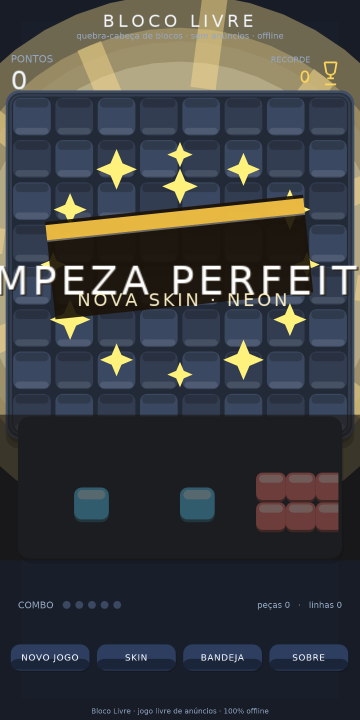
#> input picture screenshots/07_clear.png, 720 x 1440 px, found by its file name (shown at 1/2 size)
$ python r14_f11_crops.py
#> lines starting #> are read from the running program, lines starting #| are printed output that depends on the picture
#!/usr/bin/env python3
"""R14 pass 11: save crops for viewing + final measurements (skin variety, hero top, y535 line A/B)."""
import os
from PIL import Image

R14 = "/home/z/my-project/critic_shots/r14"
R13 = "/home/z/my-project/critic_shots/r13"
OUT = "/tmp/critic_crops_r14"
os.makedirs(OUT, exist_ok=True)

def save_crop(src, box, name):
#> called with box = (240, 180, 560, 400), name = 'r14_star_gap_shadow.png'
    im = Image.open(src).convert("RGB")
#> im is the input picture: PIL image 720x1440 RGB; mean R, G, B 60.5, 62.6, 64.7
    im.crop(box).save(os.path.join(OUT, name))
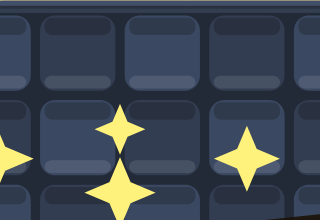
#> saved as r14_star_gap_shadow.png: PIL image 320x220 RGB; mean R, G, B 62, 71.1, 82
    print("saved", name, box)

# 1. star + gap + band + shadow (clear shot)
save_crop(os.path.join(R14,"07_clear.png"), (240, 180, 560, 400), "r14_star_gap_shadow.png")
# 2. corner vignette wells (hero)
save_crop(os.path.join(R14,"01_hero.png"), (24, 190, 240, 360), "r14_corner_wells.png")
#> call 2 of save_crop, with box = (24, 190, 240, 360), name = 'r14_corner_wells.png'
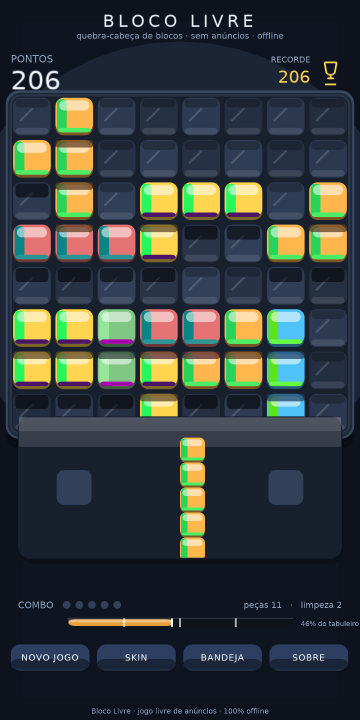
#> input picture screenshots/01_hero.png, 720 x 1440 px, found by its file name (shown at 1/2 size)
#> in save_crop, im is the input picture: PIL image 720x1440 RGB; mean R, G, B 52.5, 60.6, 61.8
#> in save_crop (call 2), `im.crop(box).save(os.path.join(OUT, name))`:
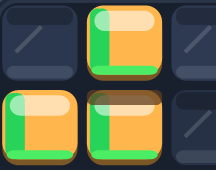
#> saved as r14_corner_wells.png: PIL image 216x170 RGB; mean R, G, B 101.1, 109.5, 77.9
# 3. streak strip with ticks (hero)
save_crop(os.path.join(R14,"01_hero.png"), (100, 1200, 620, 1290), "r14_streak_ticks.png")
#> call 3 of save_crop, with box = (100, 1200, 620, 1290), name = 'r14_streak_ticks.png'
#> in save_crop (call 3), `im.crop(box).save(os.path.join(OUT, name))`:
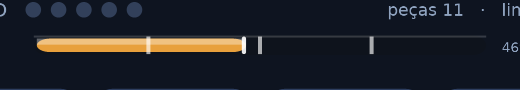
#> saved as r14_streak_ticks.png: PIL image 520x90 RGB; mean R, G, B 30.9, 33.3, 40
# 4. confetti zone (clear)
save_crop(os.path.join(R14,"07_clear.png"), (0, 120, 720, 350), "r14_confetti.png")
#> call 4 of save_crop, with box = (0, 120, 720, 350), name = 'r14_confetti.png'
#> in save_crop (call 4), `im.crop(box).save(os.path.join(OUT, name))`:
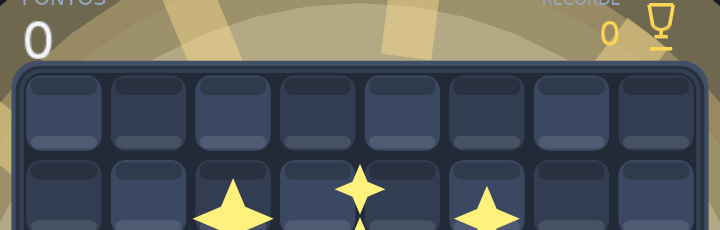
#> saved as r14_confetti.png: PIL image 720x230 RGB; mean R, G, B 88.1, 91.6, 91.4
# 5. r13 star for A/B
save_crop(os.path.join(R13,"07_clear.png"), (240, 180, 560, 400), "r13_star_gap.png")
# 6. r13 confetti A/B
save_crop(os.path.join(R13,"07_clear.png"), (0, 120, 720, 350), "r13_confetti.png")
# 7. r13 corner wells A/B
save_crop(os.path.join(R13,"01_hero.png"), (24, 190, 240, 360), "r13_corner_wells.png")
# 8. board+HUD composite (hero)
save_crop(os.path.join(R14,"01_hero.png"), (0, 1150, 720, 1300), "r14_hud.png")
#> in save_crop (call 8), `im.crop(box).save(os.path.join(OUT, name))`:
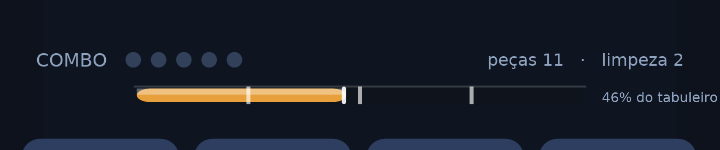
#> saved as r14_hud.png: PIL image 720x150 RGB; mean R, G, B 23.9, 29, 39.9
